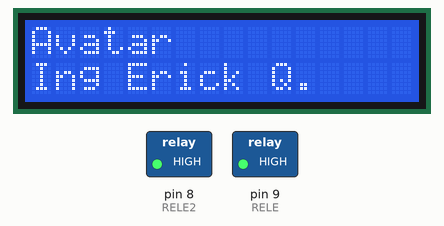
Simulated run of this sketch. Board: Arduino Uno, built with avr-gcc and run on an emulated ATmega328P. On the bench: 16×2 character LCD, switched loads named in the sketch (green lamp = pin HIGH). The local clock reads 2024-03-15 10:24:30 at power-on unless the sketch sets it.

Above: at 0.1 s.
At 5.2 s:
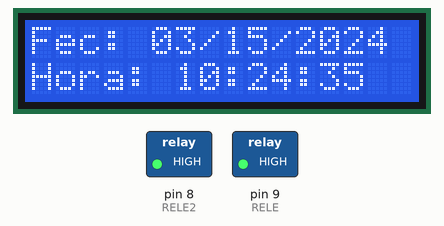
At 9.3 s:
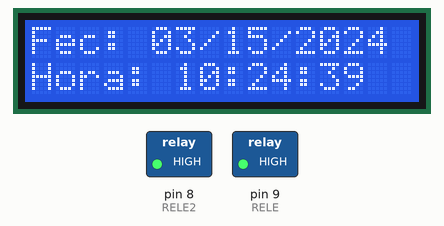
At 13.4 s:
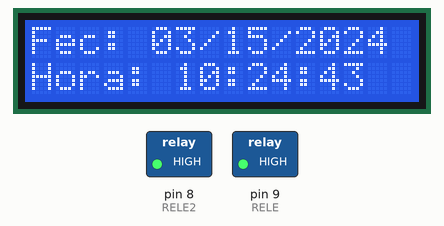
At 21.7 s:
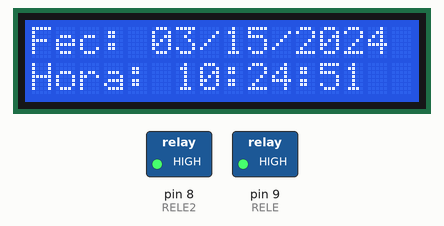
At 38.1 s:
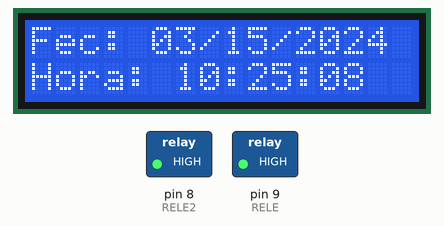

The sketch:

Avatar.ino
```cpp
//Reles
int RELE = 9;
int RELE2 = 8;
//Variables de tiempo
int HORA = 20;
int MINUTO = 41;
int SEGUNDO = 50;
int HORA2 = 20;
int MINUTO2 = 41;
int SEGUNDO2 = 55;
//Variables del encoder
int BOTON = 7;
int DT = 4;
int CLK = 2;


#include <ThreeWire.h>
#include <RtcDS1302.h>
#include <Wire.h>
#include <LiquidCrystal_I2C.h>


LiquidCrystal_I2C lcd (0x27,16,2);
ThreeWire myWire(6,3,5); // IO, SCLK,
RtcDS1302<ThreeWire> Rtc(myWire);
void setup() {
  Serial.begin(57600);
  pinMode(RELE, OUTPUT);
  pinMode(RELE2,OUTPUT);
  pinMode(CLK,INPUT);
  pinMode(DT,INPUT);
  pinMode(BOTON,INPUT_PULLUP);
  digitalWrite(RELE,HIGH);
  digitalWrite(RELE2,HIGH);
  Rtc.Begin();
  RtcDateTime compiled = RtcDateTime(__DATE__,__TIME__);
  printDateTime(compiled);
  Serial.println();
  //lcd monitor
  lcd.init();
  lcd.backlight();
  lcd.clear();
  lcd.setCursor(0,0);
  lcd.print("Avatar");
  lcd.setCursor(0,1);
  lcd.print("Ing Erick Q.");
  delay(5000);
  lcd.clear();
}

void loop() {
  //programa encoder

  //programa para el reloj
  RtcDateTime now = Rtc.GetDateTime();
  printDateTime(now);
  Serial.println();
  if(!now.IsValid()){
    Serial.println("Error en fecha y hora");
  }
  delay(1000);
}
#define countof(a) (sizeof(a) / sizeof(a[0]))
void printDateTime(const RtcDateTime& dt){
  //fecha
  char fecha[20];
  snprintf_P(fecha,
  countof(fecha),
  PSTR("%02u/%02u/%04u"),
  dt.Month(),
  dt.Day(),
  dt.Year());
  //hora
  char hora[20];
  snprintf_P(hora,
  countof(hora),
  PSTR("%02u:%02u:%02u"),
  dt.Hour(),
  dt.Minute(),
  dt.Second());
  //lcd
  lcd.setCursor(0,0);
  lcd.print("Fec: ");
  lcd.print(fecha);
  lcd.setCursor(0,1);
  lcd.print("Hora: ");
  lcd.print(hora);
  //Alarmas
  if(dt.Hour() == HORA and dt.Minute() == MINUTO and dt.Second() == SEGUNDO){
    digitalWrite(RELE,LOW);
    }
  if(dt.Hour() == HORA2 and dt.Minute() == MINUTO2 and dt.Second() == SEGUNDO2){
    digitalWrite(RELE2,LOW);

    }
  }
```

Measured:
- what the display in image 1 shows lasts 1.1 s, from 5.1 s to 6.2 s
